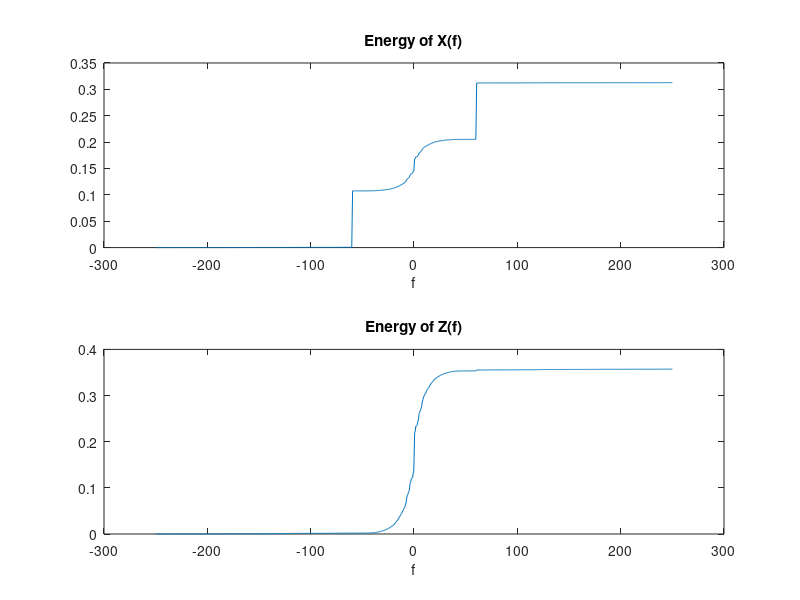

MATLAB code to generate this figure:
% Stephen Kemp
% EE103L Section 01B
% Lab 5
% Problem 3
clear all;
close all;

load('ecg_signal.mat');

R = 10*10^3;
C = 133*10^-9;
H = @(w,m) ((1+m)*((2*1i*w*R*C).^2+1)) ./ ...
    ((2*1i*w*R*C).^2 + 4*(1-m)*1i*w*R*C +1);
dT=t(2)-t(1);
f = linspace(-250, 250, 1250);
w = f*2*pi;
Hw = H(w,0.9);
xt = ecg;
Xw = fft(xt)*dT;
Xw = fftshift(Xw);
Zw = Xw.*Hw;
zt = ifft(ifftshift(Zw))/dT;

E = @(t, gt) trapz(t, abs(gt).^2);

EnergyX(1) = 0;
EnergyZ(1) = 0;
for ii = 2:length(f)
    EnergyX(ii) = E(f(1:ii), Xw(1:ii));
    EnergyZ(ii) = E(f(1:ii), Zw(1:ii));
end

Ext = E(t, xt)
Ezt = E(t, zt)

figure(1);
subplot(2,1,1);
plot(f, EnergyX);
title("Energy of X(f)");
xlabel("f");

subplot(2,1,2);
plot(f, EnergyZ);
title("Energy of Z(f)");
xlabel("f");